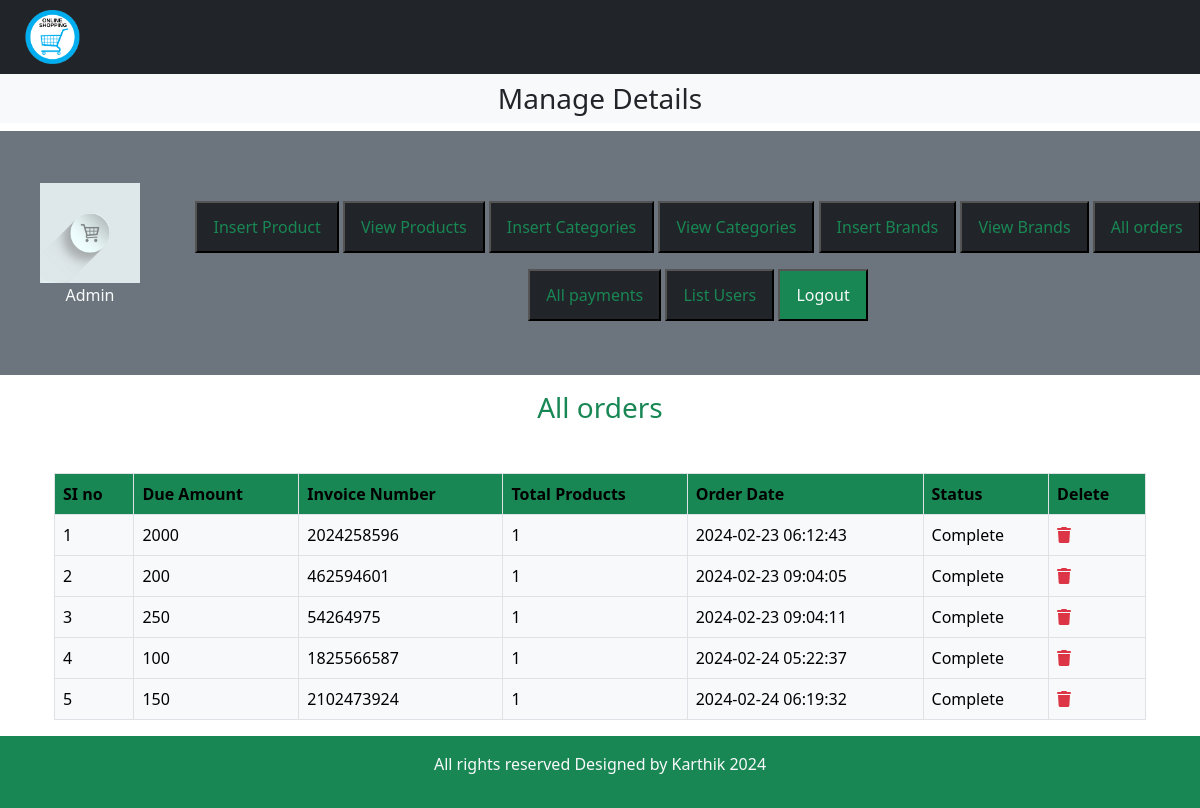
The page /admin_area/index.php?list_orders on the database its author committed.
### tables this page shows
CREATE TABLE `user_orders` (
  `order_id` int(11) NOT NULL,
  `user_id` int(11) NOT NULL,
  `amount_due` int(255) NOT NULL,
  `invoice_number` int(255) NOT NULL,
  `total_products` int(255) NOT NULL,
  `order_date` timestamp NOT NULL DEFAULT current_timestamp() ON UPDATE current_timestamp(),
  `order_status` varchar(255) NOT NULL
);

### admin_area/list_orders.php (the view, shortened to what this page needs)
<h3 class="text-center text-success">All orders</h3>
<table class="table table-bordered mt-5">
    <thead class="bg-success">
        <?php
        $get_orders = "Select * from `user_orders`";
        $result = mysqli_query($con, $get_orders);
        $row_count = mysqli_num_rows($result);
        if ($row_count == 0) {
            echo "<h2 class='text-danger text-center mt-5'>No Orders Yet</h2>";
        } else {
            echo "  <tr>
               <th>SI no</th>
                <th>Due Amount</th>
                <th>Invoice Number</th>
                <th>Total Products</th>
                <th>Order Date</th>
                <th>Status</th>
                 <th>Delete</th>
             </tr>
             </thead>
             <tbody class='bg-light text-light''>";
            $number = 0;
            while ($row_data = mysqli_fetch_assoc($result)) {
                $order_id = $row_data['order_id'];
                $amount_due = $row_data['amount_due'];
                $invoice_number = $row_data['invoice_number'];
                $total_products = $row_data['total_products'];
                $order_date = $row_data['order_date'];
                $order_status = $row_data['order_status'];
                $number++;
                echo "   <tr>
       <td>$number</td>
       <td>$amount_due</td>
       <td>$invoice_number</td>
       <td>$total_products</td>
       <td>$order_date</td>
       <td>$order_status</td>
       <td><a href=''
       <td><a href='index.php?delete_orders=<?php echo $order_id ?>' type='button' class='text-danger'
       data-toggle='modal' data-target='#exampleModal'><i class='fa-solid fa-trash'></i></a></td>
   </tr>";
            }
        }
        ?>
        </tbody>
</table>

### admin_area/index.php (shortened to what this page needs)
<?php
include('../functions/common_function.php');
?>
<!DOCTYPE html>
<html lang="en">
<head>
    <link href="https://cdn.jsdelivr.net/npm/bootstrap@5.3.2/dist/css/bootstrap.min.css" rel="stylesheet"
>
    <link rel="stylesheet" href="https://cdnjs.cloudflare.com/ajax/libs/font-awesome/6.5.1/css/all.min.css"
 />
        <link href="https://cdn.jsdelivr.net/npm/bootstrap@5.0.2/dist/css/bootstrap.min.css" rel="stylesheet">
    <link rel="stylesheet" href="../style.css">
</head>
<body>
    <div class="container-fluid p-0">
        <nav class="navbar navbar-expand-lg navbar-dark bg-dark">
            <div class="container-fluid">
                <img src="../Images/logo.png" alt="" class="logo">
            </div>
        </nav>
        <div class="bg-light">
            <h3 class="text-center p-2">Manage Details</h3>
        </div>
        <div class="row">
            <div class="col-md-12 bg-secondary p-1 d-flex align-items-center ">
                <div class="p-5">
                    <a href="#"><img src="../Images/admin.png" alt="" class="admin_image"></a>
                    <p class="text-light text-center">Admin</p>
                </div>
                <div class="button text-center">
                    <button class="my-3 bg-dark" ><a href="insert_product.php" class="nav-link  bg-dark text-success my-1">Insert
                            Product</a></button>
                    <button class="bg-dark"> <a href="index.php?view_products" class="nav-link  bg-dark text-success my-1">View
                            Products</a></button>
                    <button class="bg-dark"><a href="index.php?insert_category" class="nav-link  bg-dark text-success my-1">Insert
                            Categories</a></button>
                    <button class="bg-dark"><a href="index.php?view_categories" class="nav-link  bg-dark text-success my-1">View
                            Categories</a></button>
                    <button class="bg-dark"><a href="index.php?insert_brand" class="nav-link  bg-dark text-success my-1">Insert
                            Brands</a></button>
                    <button class="bg-dark"><a href="index.php?view_brands" class="nav-link  bg-dark text-success my-1">View
                            Brands</a></button>
                    <button class="bg-dark"><a href="index.php?list_orders" class="nav-link  bg-dark text-success my-1">All orders</a></button>
                    <button class="bg-dark"><a href="index.php?list_payments" class="nav-link bg-dark text-success my-1">All payments</a></button>
                    <button class="bg-dark"><a href="index.php?list_users" class="nav-link bg-dark text-success my-1">List Users</a></button>
                    <button class="bg-success"><a href="logout_admin.php" class="nav-link bg-success text-light my-1">Logout</a></button>
                </div>
            </div>
        </div>
        <div class="container my-3">
            <?php
            if (isset($_GET['list_orders'])) {
                include('list_orders.php');
            }
            ?>
        </div>
        <?php
        include("../includes/footer.php");
        ?>
    </div>
</body>
</html>

### includes/footer.php
<div class="bg-success text-light p-3 text-center">
         <p>All rights reserved Designed by Karthik 2024</P>
     </div>

### style.css (style rules this page uses)
* { margin: 0; padding: 0; box-sizing: border-box; }
.logo { width: 5%; height: 5%; }
.admin_image { width:100px; object-fit: contain; }

### admin_area/index.php (style rules this page uses)
body { overflow-x: hidden; }

### rows shown on the page
user_orders: amount_due "2000", invoice_number "2024258596", total_products "1", order_date "2024-02-23 06:12:43", order_status "Complete"
user_orders: amount_due "200", invoice_number "462594601", total_products "1", order_date "2024-02-23 09:04:05", order_status "Complete"
user_orders: amount_due "250", invoice_number "54264975", total_products "1", order_date "2024-02-23 09:04:11", order_status "Complete"
user_orders: amount_due "100", invoice_number "1825566587", total_products "1", order_date "2024-02-24 05:22:37", order_status "Complete"
user_orders: amount_due "150", invoice_number "2102473924", total_products "1", order_date "2024-02-24 06:19:32", order_status "Complete"
